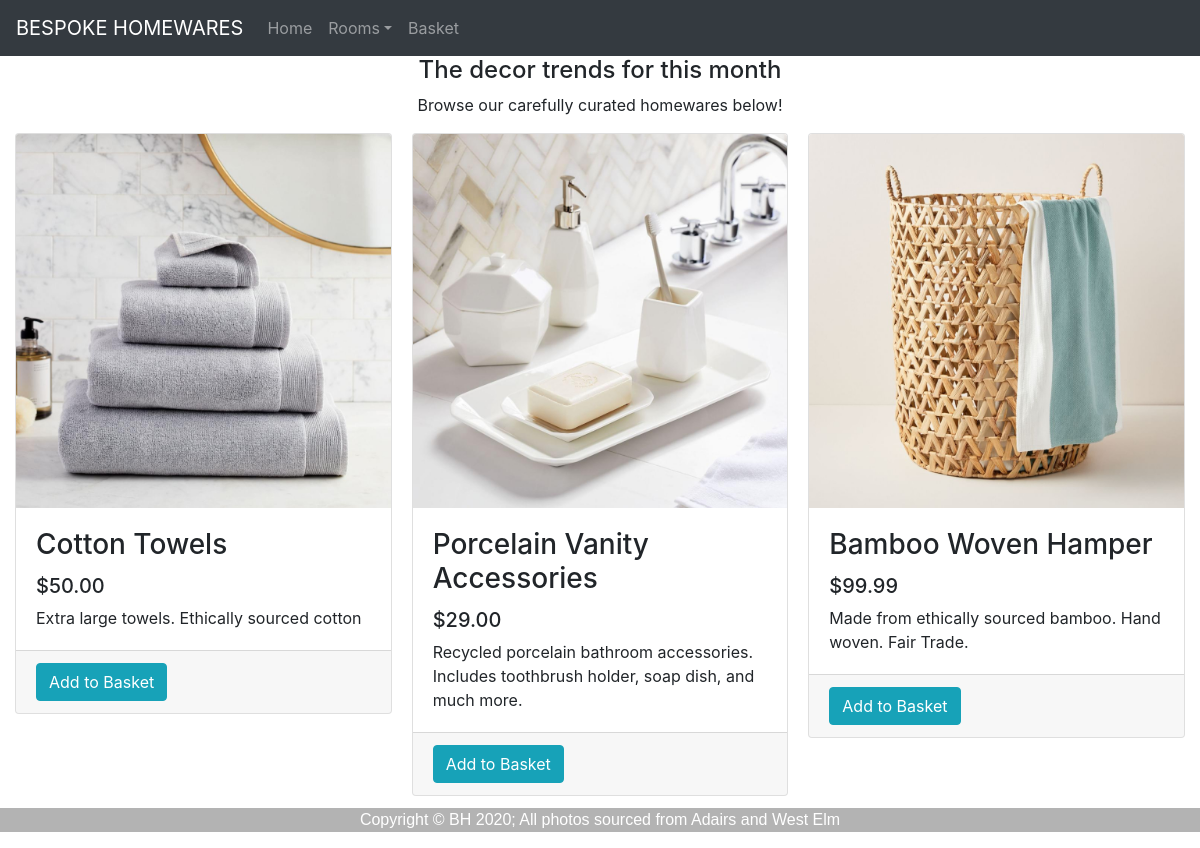
Page /roomhomewares/3/ on the committed database.
### bespokehomewares/models.py (models this page shows, shortened)
class Homeware(db.Model):
    __tablename__='homewares'
    id = db.Column(db.Integer, primary_key=True)
    name = db.Column(db.String(64),nullable=False)
    description = db.Column(db.String(500), nullable=False)
    image = db.Column(db.String(60), nullable=False)
    price = db.Column(db.Float, nullable=False)
    room_id = db.Column(db.Integer, db.ForeignKey('rooms.id'))

### bespokehomewares/views.py (the view)
@bp.route('/roomhomewares/<int:roomid>/')
def roomhomewares(roomid):
    homewares = Homeware.query.filter(Homeware.room_id == roomid)
    return render_template('roomhomewares.html', homewares = homewares)

### bespokehomewares/templates/roomhomewares.html (shortened to what this page needs)
{% extends 'base.html' %}
{% block main %}
<section>
    <div>
        <h4 class="text-center">The decor trends for this month</h4>
        <p class="text-center">Browse our carefully curated homewares below!</p>
    </div>
    <div class="card-columns">
        {% for homeware in homewares%}
        <div class="card">
            <img class="card-img-top" src="{{url_for('static', filename='img/'+homeware.image)}}" alt="Card image">
            <div class="card-body">
                <h3 class="card-title">{{homeware.name}}</h3>
                <h5 class="card-text">{{ "$%.2f"|format(homeware.price) }}</h5>
                <p class="card-text">{{homeware.description}}</p>
            </div>
            <div class="card-footer">
                <form action="{{ url_for('main.order') }}">
                    <input class="btn btn-info" type="submit" value="Add to Basket">
                </form>
            </div>
        </div>
        {% endfor %}
    </div>
</section>
{% endblock %}

### bespokehomewares/static/css/style.css (style rules this page uses)
body { margin: 5; font-family: Arial, Helvetica, sans-serif; overflow: auto; }

### rows in the picture
Homeware: image (picture), name "Cotton Towels", price "$50.00", description "Extra large towels. Ethically sourced cotton"
Homeware: image (picture), name "Porcelain Vanity Accessories", price "$29.00", description "Recycled porcelain bathroom accessories. Includes toothbrush holder, soap dish, and much more."
Homeware: image (picture), name "Bamboo Woven Hamper", price "$99.99", description "Made from ethically sourced bamboo. Hand woven. Fair Trade."
